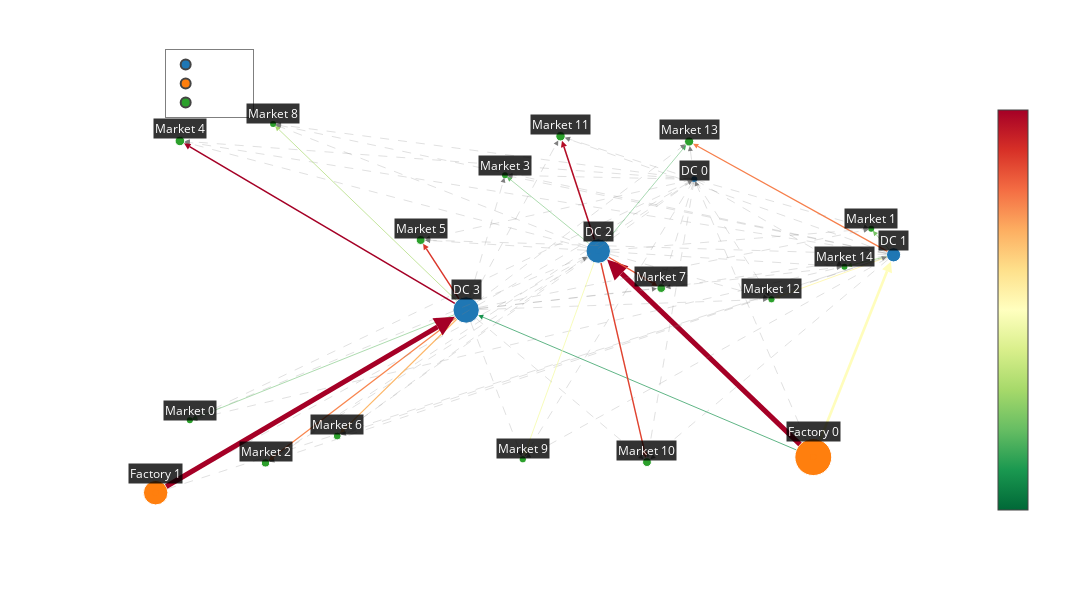

Notebook code cell kept with this figure:
### Code cell
# Create pos dictionary for drawing nodes at x, y coordinates
pos = {node.name: (node.x, node.y) for node in factories + dcs + markets}
type_color = {'Factory': 'red', 'DC': 'blue', 'Market': 'green'}
node_color = [type_color[node['type']] for _, node in G2.nodes(data=True)]

G2.min_cost_flow()

G2.viz.plot_flowgraph().update_layout(height=600, width=1100).show()
